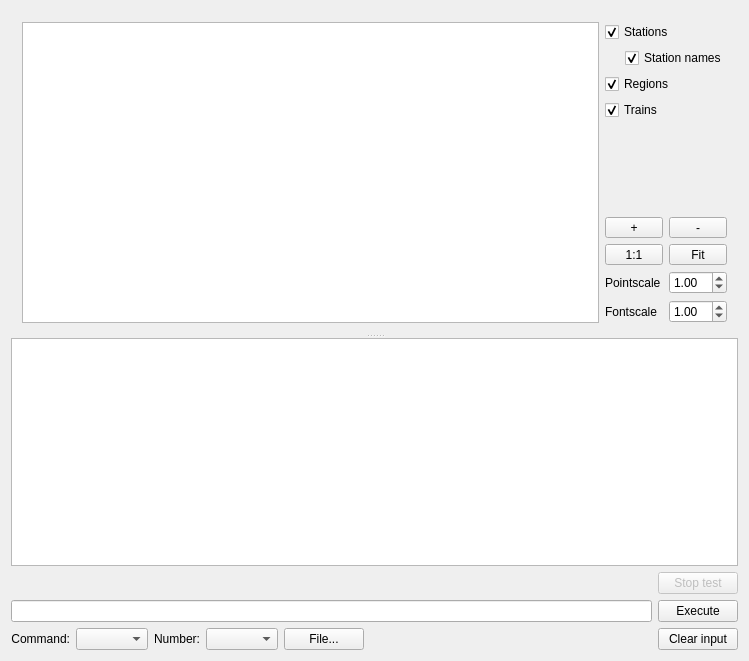
<?xml version="1.0" encoding="UTF-8"?>
<ui version="4.0">
 <class>MainWindow</class>
 <widget class="QMainWindow" name="MainWindow">
  <property name="geometry">
   <rect>
    <x>0</x>
    <y>0</y>
    <width>749</width>
    <height>661</height>
   </rect>
  </property>
  <property name="windowTitle">
   <string>MainWindow</string>
  </property>
  <widget class="QWidget" name="centralWidget">
   <layout class="QVBoxLayout" name="verticalLayout">
    <item>
     <widget class="QSplitter" name="splitter">
      <property name="orientation">
       <enum>Qt::Vertical</enum>
      </property>
      <widget class="QWidget" name="layoutWidget">
       <layout class="QHBoxLayout" name="horizontalLayout_2">
        <item>
         <widget class="QGraphicsView" name="graphics_view">
          <property name="interactive">
           <bool>true</bool>
          </property>
          <property name="dragMode">
           <enum>QGraphicsView::NoDrag</enum>
          </property>
         </widget>
        </item>
        <item>
         <layout class="QVBoxLayout" name="verticalLayout_2">
          <item>
           <widget class="QCheckBox" name="stations_checkbox">
            <property name="text">
             <string>Stations</string>
            </property>
            <property name="checked">
             <bool>true</bool>
            </property>
           </widget>
          </item>
          <item>
           <layout class="QHBoxLayout" name="horizontalLayout_7">
            <item>
             <spacer name="horizontalSpacer_3">
              <property name="orientation">
               <enum>Qt::Horizontal</enum>
              </property>
              <property name="sizeType">
               <enum>QSizePolicy::Fixed</enum>
              </property>
              <property name="sizeHint" stdset="0">
               <size>
                <width>20</width>
                <height>20</height>
               </size>
              </property>
             </spacer>
            </item>
            <item>
             <widget class="QCheckBox" name="stationnames_checkbox">
              <property name="text">
               <string>Station names</string>
              </property>
              <property name="checked">
               <bool>true</bool>
              </property>
             </widget>
            </item>
           </layout>
          </item>
          <item>
           <widget class="QCheckBox" name="regions_checkbox">
            <property name="text">
             <string>Regions</string>
            </property>
            <property name="checked">
             <bool>true</bool>
            </property>
           </widget>
          </item>
          <item>
           <widget class="QCheckBox" name="trains_checkbox">
            <property name="text">
             <string>Trains</string>
            </property>
            <property name="checked">
             <bool>true</bool>
            </property>
           </widget>
          </item>
          <item>
           <spacer name="verticalSpacer">
            <property name="orientation">
             <enum>Qt::Vertical</enum>
            </property>
            <property name="sizeHint" stdset="0">
             <size>
              <width>20</width>
              <height>40</height>
             </size>
            </property>
           </spacer>
          </item>
          <item>
           <layout class="QHBoxLayout" name="horizontalLayout_3">
            <item>
             <widget class="QToolButton" name="zoom_plus">
              <property name="sizePolicy">
               <sizepolicy hsizetype="Preferred" vsizetype="Fixed">
                <horstretch>0</horstretch>
                <verstretch>0</verstretch>
               </sizepolicy>
              </property>
              <property name="text">
               <string>+</string>
              </property>
             </widget>
            </item>
            <item>
             <widget class="QToolButton" name="zoom_minus">
              <property name="sizePolicy">
               <sizepolicy hsizetype="Preferred" vsizetype="Fixed">
                <horstretch>0</horstretch>
                <verstretch>0</verstretch>
               </sizepolicy>
              </property>
              <property name="text">
               <string>-</string>
              </property>
             </widget>
            </item>
           </layout>
          </item>
          <item>
           <layout class="QHBoxLayout" name="horizontalLayout_4">
            <item>
             <widget class="QToolButton" name="zoom_1">
              <property name="sizePolicy">
               <sizepolicy hsizetype="Preferred" vsizetype="Fixed">
                <horstretch>0</horstretch>
                <verstretch>0</verstretch>
               </sizepolicy>
              </property>
              <property name="text">
               <string>1:1</string>
              </property>
             </widget>
            </item>
            <item>
             <widget class="QToolButton" name="zoom_fit">
              <property name="sizePolicy">
               <sizepolicy hsizetype="Preferred" vsizetype="Fixed">
                <horstretch>0</horstretch>
                <verstretch>0</verstretch>
               </sizepolicy>
              </property>
              <property name="text">
               <string>Fit</string>
              </property>
             </widget>
            </item>
           </layout>
          </item>
          <item>
           <layout class="QHBoxLayout" name="horizontalLayout_10">
            <item>
             <widget class="QLabel" name="label_4">
              <property name="text">
               <string>Pointscale</string>
              </property>
             </widget>
            </item>
            <item>
             <widget class="QDoubleSpinBox" name="pointscale">
              <property name="minimum">
               <double>0.010000000000000</double>
              </property>
              <property name="singleStep">
               <double>0.100000000000000</double>
              </property>
              <property name="value">
               <double>1.000000000000000</double>
              </property>
             </widget>
            </item>
           </layout>
          </item>
          <item>
           <layout class="QHBoxLayout" name="horizontalLayout_9">
            <item>
             <widget class="QLabel" name="label_3">
              <property name="text">
               <string>Fontscale</string>
              </property>
             </widget>
            </item>
            <item>
             <widget class="QDoubleSpinBox" name="fontscale">
              <property name="minimum">
               <double>0.010000000000000</double>
              </property>
              <property name="singleStep">
               <double>0.100000000000000</double>
              </property>
              <property name="value">
               <double>1.000000000000000</double>
              </property>
             </widget>
            </item>
           </layout>
          </item>
         </layout>
        </item>
       </layout>
      </widget>
      <widget class="QPlainTextEdit" name="output">
       <property name="undoRedoEnabled">
        <bool>false</bool>
       </property>
       <property name="lineWrapMode">
        <enum>QPlainTextEdit::NoWrap</enum>
       </property>
      </widget>
     </widget>
    </item>
    <item>
     <layout class="QHBoxLayout" name="horizontalLayout_5">
      <item>
       <layout class="QVBoxLayout" name="verticalLayout_4">
        <item>
         <widget class="QLabel" name="cmd_info_text">
          <property name="sizePolicy">
           <sizepolicy hsizetype="Preferred" vsizetype="Preferred">
            <horstretch>0</horstretch>
            <verstretch>0</verstretch>
           </sizepolicy>
          </property>
          <property name="text">
           <string/>
          </property>
         </widget>
        </item>
        <item>
         <widget class="QLineEdit" name="lineEdit"/>
        </item>
        <item>
         <layout class="QHBoxLayout" name="horizontalLayout">
          <item>
           <widget class="QLabel" name="label">
            <property name="sizePolicy">
             <sizepolicy hsizetype="Fixed" vsizetype="Preferred">
              <horstretch>0</horstretch>
              <verstretch>0</verstretch>
             </sizepolicy>
            </property>
            <property name="text">
             <string>Command:</string>
            </property>
            <property name="alignment">
             <set>Qt::AlignRight|Qt::AlignTrailing|Qt::AlignVCenter</set>
            </property>
           </widget>
          </item>
          <item>
           <widget class="QComboBox" name="cmd_select"/>
          </item>
          <item>
           <widget class="QLabel" name="label_2">
            <property name="sizePolicy">
             <sizepolicy hsizetype="Fixed" vsizetype="Preferred">
              <horstretch>0</horstretch>
              <verstretch>0</verstretch>
             </sizepolicy>
            </property>
            <property name="text">
             <string>Number:</string>
            </property>
            <property name="alignment">
             <set>Qt::AlignRight|Qt::AlignTrailing|Qt::AlignVCenter</set>
            </property>
           </widget>
          </item>
          <item>
           <widget class="QComboBox" name="number_select"/>
          </item>
          <item>
           <widget class="QPushButton" name="file_button">
            <property name="text">
             <string>File...</string>
            </property>
           </widget>
          </item>
          <item>
           <spacer name="horizontalSpacer">
            <property name="orientation">
             <enum>Qt::Horizontal</enum>
            </property>
            <property name="sizeHint" stdset="0">
             <size>
              <width>40</width>
              <height>20</height>
             </size>
            </property>
           </spacer>
          </item>
         </layout>
        </item>
       </layout>
      </item>
      <item>
       <layout class="QVBoxLayout" name="verticalLayout_3">
        <item>
         <widget class="QPushButton" name="stop_button">
          <property name="enabled">
           <bool>false</bool>
          </property>
          <property name="text">
           <string>Stop test</string>
          </property>
         </widget>
        </item>
        <item>
         <widget class="QPushButton" name="execute_button">
          <property name="text">
           <string>Execute</string>
          </property>
         </widget>
        </item>
        <item>
         <widget class="QPushButton" name="clear_input_button">
          <property name="text">
           <string>Clear input</string>
          </property>
         </widget>
        </item>
       </layout>
      </item>
     </layout>
    </item>
   </layout>
  </widget>
 </widget>
 <layoutdefault spacing="6" margin="11"/>
 <resources/>
 <connections/>
</ui>
